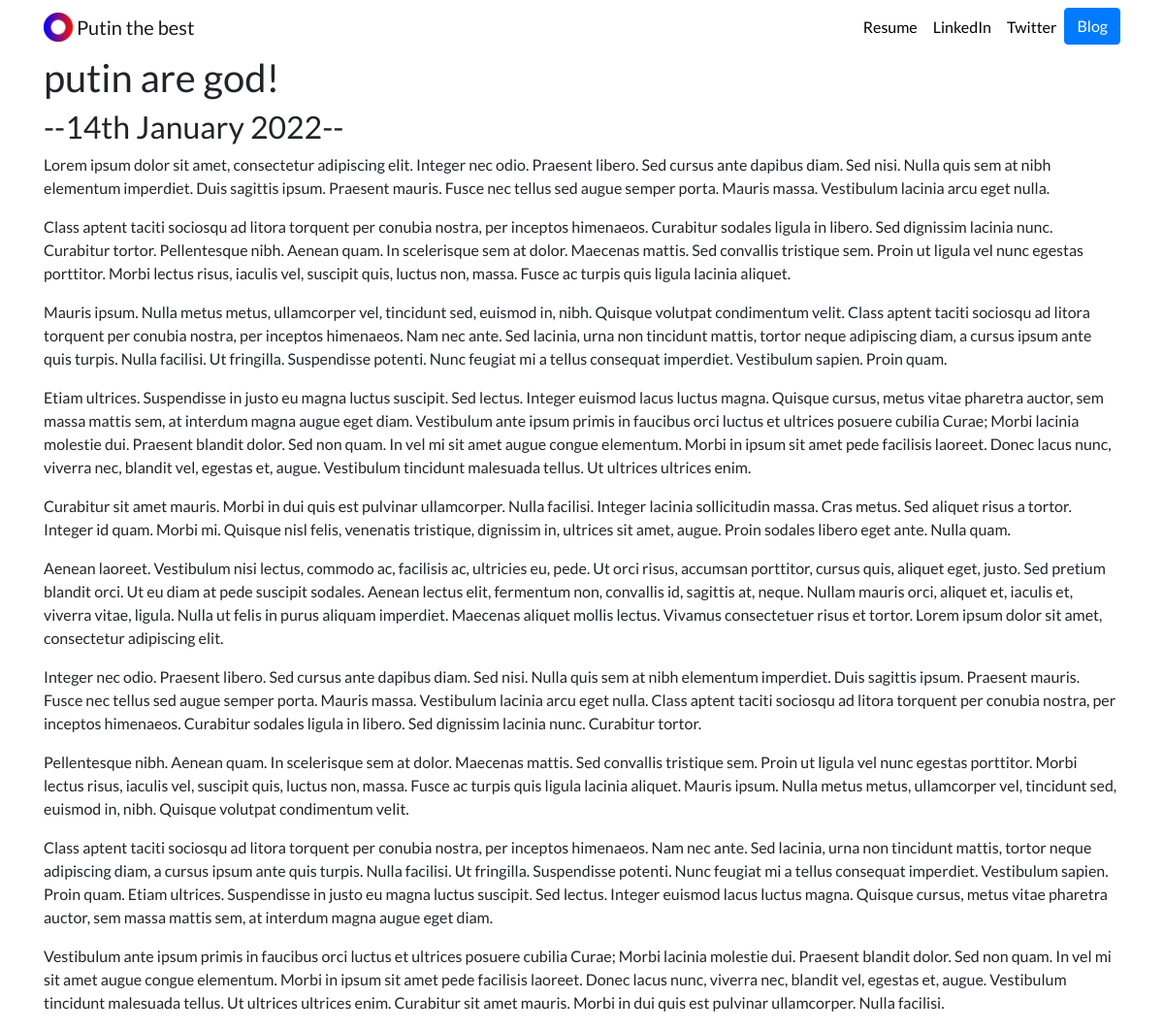
The page /blog/10/ on the database its author committed.
### blog/models.py (models this page shows, shortened)
class Blog(models.Model):
    title = models.CharField(max_length=200)
    description = models.TextField()
    date = models.DateField()

### blog/views.py (the view)
# urls.py: path('<int:blog_id>/', views.detail, name='detail'),
def detail(request, blog_id):
    blog = get_object_or_404(Blog, pk=blog_id)
    return render(request, 'blog/detail.html', {'blog':blog})

### blog/templates/blog/detail.html
{% extends 'portfolio/base.html' %}
{% block content %}
<h1>{{ blog.title }}</h1>
<h2>--{{ blog.date|date:'jS F Y' }}--</h2>
{{ blog.description|safe }}
{% endblock %}

### portfolio/static/portfolio/custom.css (style rules this page uses)
body { font-family: 'Lato', sans-serif; }

### rows shown on the page
Blog: title "putin are god!", date "14th January 2022", description "Lorem ipsum dolor sit amet, consectetur adipiscing elit. Integer nec odio. Praesent libero. Sed cursus ante dapibus diam. Sed nisi. Nulla quis sem at nibh elementum imperdiet. Duis sagittis ipsum. Praesent mauris. Fusce nec tellus sed augue semper porta. Mauris massa. Vestibulum lacinia arcu eget nulla. Class aptent taciti sociosqu ad litora torquent per conubia nostra, per inceptos himenaeos. Curabitur sodales ligula in libero. Sed dignissim lacinia nunc. Curabitur tortor. Pellentesque nibh. Aenean quam. In scelerisque sem at dolor. Maecenas mattis. Sed convallis tristique sem. Proin ut ligula vel nunc egestas porttitor. Morbi lectus risus, iaculis vel, suscipit quis, luctus non, massa.…"
